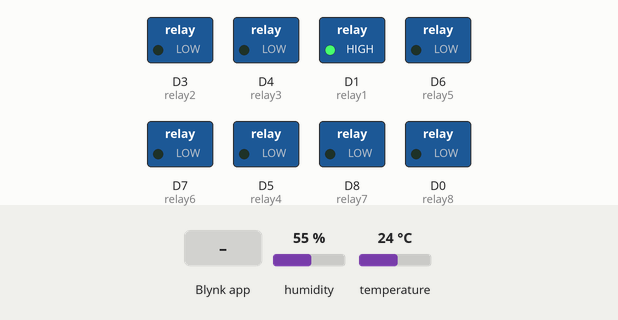
The sketch below on a simulated ESP8266 (NodeMCU). Parts: switched loads named in the sketch (green lamp = pin HIGH). The test bench sets the inputs (shaded band); at power-on: humidity 55 %, temperature 24 °C. WiFi joins after 1.5 s; servers stay silent unless stated.

Above: at 3.0 s.
3.1 s: Blynk app writes 0 to V6
At 3.4 s:
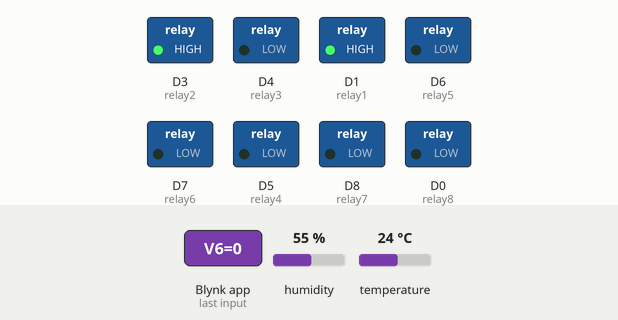
4.6 s: Blynk app writes 1 to V5
At 5.7 s:
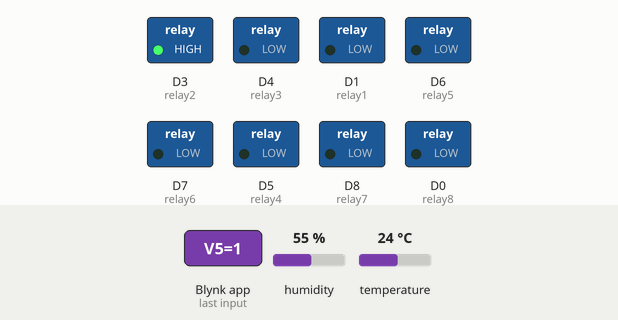
6.1 s: Blynk app writes 0 to V7
At 6.8 s:
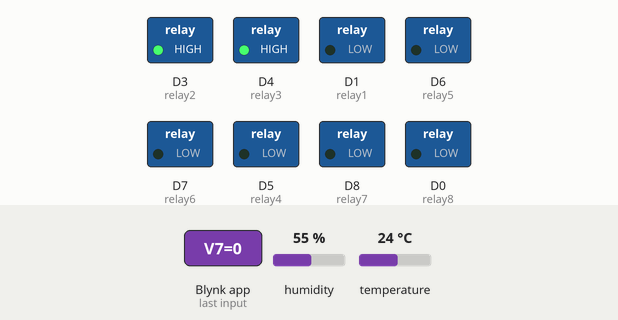
7.6 s: Blynk app writes 0 to V5
At 8.0 s:
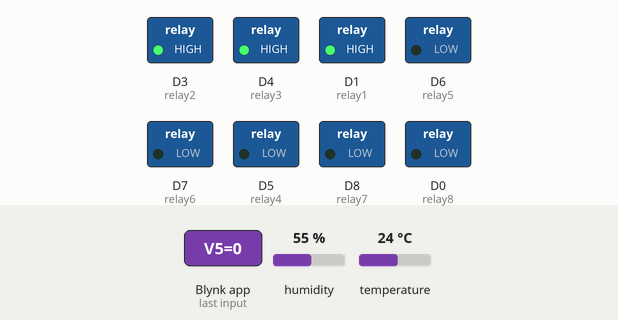
9.1 s: Blynk app writes 1 to V6
At 10.3 s:
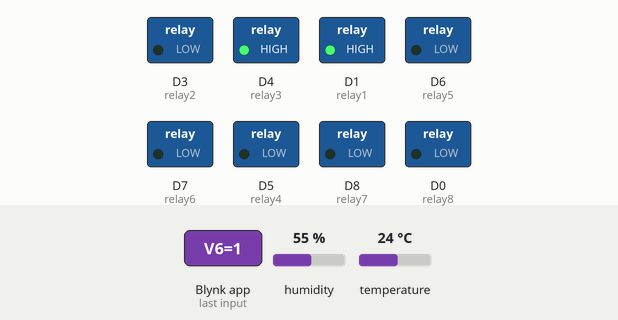
10.6 s: Blynk app writes 0 to V8
At 11.5 s:
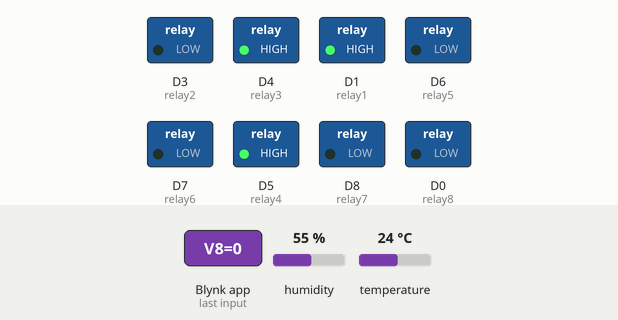
Timing chart, 0 to 13.1 s (numbered marks = the images above; inputs shaded):
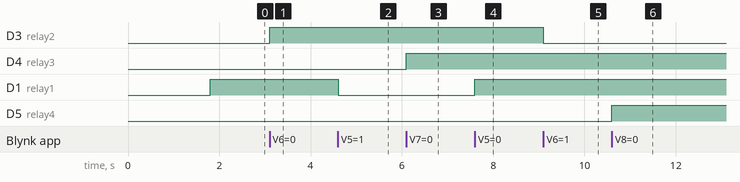

The sketch:

Smart_Room_Controller.ino
```cpp
#include <SPI.h>
#define BLYNK_PRINT Serial

#include <ESP8266WiFi.h>
#include <BlynkSimpleEsp8266.h>

#define ON LOW
#define OFF HIGH

#include <DHT.h>

char auth[] = "7d6c94a6916f4d0395c0e8b5ab4699f6";

char ssid[] = "Dulan";
char pass[] = "DPN634719hp$";

#define DHTPIN D2

#define DHTTYPE DHT11     // DHT 11


DHT dht(DHTPIN, DHTTYPE);
BlynkTimer timer;

void sendSensor()
{
  float h = dht.readHumidity();
  float t = dht.readTemperature();

  if (isnan(h) || isnan(t)) {
    Serial.println("Failed to read from DHT sensor!");
    return;
  }

  Blynk.virtualWrite(V2, h);
  Blynk.virtualWrite(V3, t);
}
void notifyOnButtonPress()
{
  // Invert state, since button is "Active LOW"
  int isButtonPressed = !digitalRead(D1);
  if (isButtonPressed) {
    Serial.println("Button is pressed.");

    // Note:
    //   We allow 1 notification per 15 seconds for now.
    Blynk.notify("Yaaay... button is pressed!");
  }
}


int relay1 = D1;
int relay2 = D3;
int relay3 = D4;
int relay4 = D5;
int relay5 = D6;
int relay6 = D7;
int relay7 = D8;
int relay8 = D0;

void setup()
{
  // Debug console
  Serial.begin(9600);

  pinMode(relay1, OUTPUT);
  pinMode(relay2, OUTPUT);
  pinMode(relay3, OUTPUT);
  pinMode(relay4, OUTPUT);
  pinMode(relay5, OUTPUT);
  pinMode(relay6, OUTPUT);
  pinMode(relay7, OUTPUT);
  pinMode(relay8, OUTPUT);

  Blynk.begin(auth, ssid, pass);
  //specify server:
  //Blynk.begin(auth, ssid, pass, "blynk-cloud.com", 8442);
  //Blynk.begin(auth, ssid, pass, IPAddress(192,168,1,100), 8442);
  dht.begin();
  timer.setInterval(1000L, sendSensor);

  attachInterrupt(digitalPinToInterrupt(2), notifyOnButtonPress, CHANGE);

  digitalWrite(relay1, OFF);
  digitalWrite(relay2, ON);
  digitalWrite(relay3, ON);
  digitalWrite(relay4, ON);
  digitalWrite(relay5, ON);
  digitalWrite(relay6, ON);
  digitalWrite(relay7, ON);
  digitalWrite(relay8, ON);
}
BLYNK_WRITE(V5)
{
  int pinValue = param.asInt();

  if (pinValue == 1) {
    digitalWrite(relay1, ON);
  } else {
    digitalWrite(relay1, OFF);
  }
}
BLYNK_WRITE(V6)
{
  int pinValue = param.asInt();

  if (pinValue == 1) {
    digitalWrite(relay2, ON);
  } else {
    digitalWrite(relay2, OFF);
  }
}
BLYNK_WRITE(V7)
{
  int pinValue = param.asInt();

  if (pinValue == 1) {
    digitalWrite(relay3, ON);
  } else {
    digitalWrite(relay3, OFF);
  }
}
BLYNK_WRITE(V8)
{
  int pinValue = param.asInt();

  if (pinValue == 1) {
    digitalWrite(relay4, ON);
  } else {
    digitalWrite(relay4, OFF);
  }
}


BLYNK_WRITE(V9)
{
  int pinValue = param.asInt();

  if (pinValue == 1) {
    digitalWrite(relay5, ON);
  } else {
    digitalWrite(relay5, OFF);
  }
}
BLYNK_WRITE(V10)
{
  int pinValue = param.asInt();

  if (pinValue == 1) {
    digitalWrite(relay6, ON);
  } else {
    digitalWrite(relay6, OFF);
  }
}
BLYNK_WRITE(V11)
{
  int pinValue = param.asInt();

  if (pinValue == 1) {
    digitalWrite(relay7, ON);
  } else {
    digitalWrite(relay7, OFF);
  }
}
BLYNK_WRITE(V12)
{
  int pinValue = param.asInt();

  if (pinValue == 1) {
    digitalWrite(relay8, ON);
  } else {
    digitalWrite(relay8, OFF);
  }
}
void loop()
{
  Blynk.run();
  timer.run();
}
```

Measured:
- after the input at 3.1 s, D3 (relay2): LOW → HIGH at once
- after the input at 4.6 s, D1 (relay1): HIGH → LOW at once
- after the input at 6.1 s, D4 (relay3): LOW → HIGH at once
- after the input at 7.6 s, D1 (relay1): LOW → HIGH at once
- after the input at 9.1 s, D3 (relay2): HIGH → LOW at once
- after the input at 10.6 s, D5 (relay4): LOW → HIGH at once
